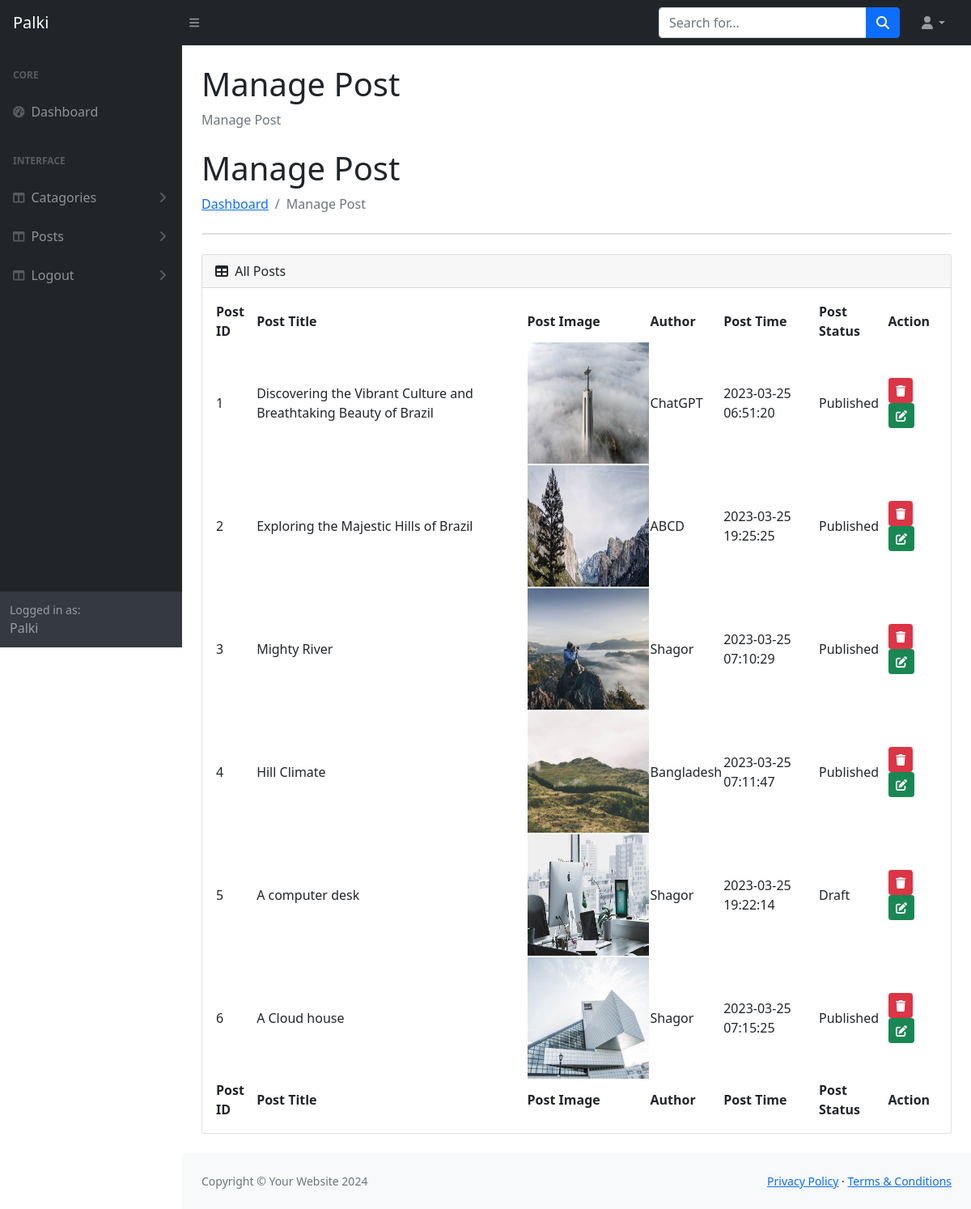
The app's page /office/managepost.php (signed in) with its own data.
### tables this page shows
CREATE TABLE `tbl_post` (
  `post_id` int(11) NOT NULL,
  `post_title` varchar(255) DEFAULT NULL,
  `post_content` longtext DEFAULT NULL,
  `post_img` varchar(255) DEFAULT NULL,
  `post_user` varchar(255) DEFAULT NULL,
  `post_date` timestamp NOT NULL DEFAULT current_timestamp(),
  `post_summary` text DEFAULT NULL,
  `post_status` int(2) DEFAULT NULL
);

### office/managepost.php (called while the page is built)
<?php
$view="manage_post";
include_once("master_temp.php");
?>

### office/class/Connection.php (called while the page is built, shortened)
<?php
class Connection{
    public function __construct(){
       $this->conn = new Mysqli("localhost","root","","palki");
    }
}
?>

### office/class/Post.php (called while the page is built, shortened)
<?php
include_once("Connection.php");
class Post extends Connection{
    public function display_post(){
        $sql="SELECT * FROM `tbl_post`;";
        return $this->conn->query($sql);
    }
}
?>

### office/views/manage_post_page.php (the view, shortened to what this page needs)
<?php
$titlepage="Manage Post";
include_once ("class/Post.php");
$shagor=new Post();
?>
<h1 class="mt-4"><?php echo $titlepage;?></h1>
<ol class="breadcrumb mb-4">
    <li class="breadcrumb-item active"><?php echo $titlepage;?></li>
</ol>
<h1 class="mt-4"><?php echo $titlepage;?></h1>
<ol class="breadcrumb mb-4">
<li class="breadcrumb-item"><a href="dashboard.php">Dashboard</a></li>
    <li class="breadcrumb-item active"><?php echo $titlepage;?></li>
</ol>
<div class="card mb-4">
</div>
<div class="card mb-4">
    <div class="card-header">
        <i class="fas fa-table me-1"></i>
       All Posts
    </div>
    <div class="card-body">
        <table id="datatablesSimple">
            <thead>
                <tr>
                    <th>Post ID</th>
                    <th>Post Title</th>
                    <th>Post Image</th>
                    <th>Author</th>
                    <th>Post Time</th>
                    <th>Post Status</th>
                    <th collspan="2">Action</th>
                </tr>
            </thead>
            <tfoot>
            <tr>
                    <th>Post ID</th>
                    <th>Post Title</th>
                    <th>Post Image</th>
                    <th>Author</th>
                    <th>Post Time</th>
                    <th>Post Status</th>
                    <th collspan="2">Action</th>
                </tr>
            </tfoot>
            <tbody>
            <?php
            $data=$shagor->display_post();
            if(mysqli_num_rows($data)>0){
                $i=1;
                    foreach($data as $postItem){
                        ?>
                        <tr>
                            <td><?php echo $i++;?></td>
                            <td><?php echo $postItem['post_title'];?></td>
                            <td><img src="../Upload/<?php echo $postItem['post_img'];?>" width="150px" height="150px"></td>
                            <td><?php echo $postItem['post_user'];?></td>
                            <td><?php echo $postItem['post_date'];?></td>
                            <td><?php
                            if($postItem['post_status']=="1"){
                                echo "Published";
                            }
                            else{
                                echo "Draft";
                            }
                            ?></td>
                            <td>
                                <a href="?id=<?php echo $postItem['post_id'] ?>" class="btn btn-sm btn-danger"><i class="fa-solid fa-trash"></i></a>
                                <a href="updatepost.php?cid=<?php echo $postItem['post_id'] ?>" class="btn btn-sm btn-success"><i class="fa-solid fa-pen-to-square"></i></a>
                            </td>
                        </tr>
                        <?php
                    }
            }
            ?>
            </tbody>
        </table>
    </div>
</div>

### office/include/header.php (shortened to what this page needs)
<!DOCTYPE html>
<html lang="en">
<head>
    <link href="https://cdn.jsdelivr.net/npm/simple-datatables@latest/dist/style.css" rel="stylesheet" />
    <link href="css/styles.css" rel="stylesheet" />
</head>
<body class="sb-nav-fixed">

### office/include/navtop.php (shortened to what this page needs)
<nav class="sb-topnav navbar navbar-expand navbar-dark bg-dark">
        <a class="navbar-brand ps-3" href="index.html">Palki</a>
        <button class="btn btn-link btn-sm order-1 order-lg-0 me-4 me-lg-0" id="sidebarToggle" href="#!"><i
                class="fas fa-bars"></i></button>
        <form class="d-none d-md-inline-block form-inline ms-auto me-0 me-md-3 my-2 my-md-0">
            <div class="input-group">
                <input class="form-control" type="text" placeholder="Search for..." aria-label="Search for..."
                    aria-describedby="btnNavbarSearch" />
                <button class="btn btn-primary" id="btnNavbarSearch" type="button"><i
                        class="fas fa-search"></i></button>
            </div>
        </form>
        <ul class="navbar-nav ms-auto ms-md-0 me-3 me-lg-4">
            <li class="nav-item dropdown">
                <a class="nav-link dropdown-toggle" id="navbarDropdown" href="#" role="button" data-bs-toggle="dropdown"
                    aria-expanded="false"><i class="fas fa-user fa-fw"></i></a>
            </li>
        </ul>
    </nav>

### office/master_temp.php (shortened to what this page needs)
<?php
include_once("include/header.php");
?>
<?php
include_once("include/navtop.php");
?>
    <div id="layoutSidenav">
        <?php
            include_once("include/sidenav.php");
        ?>
        <div id="layoutSidenav_content">
            <main>
                <div class="container-fluid px-4">
                    <?php
                    if($view){
                       if($view=="add_Catagory"){
                        require("views/add_cat_page.php");
                       }
                       elseif($view=="manage_Catagory"){
                        require("views/manage_cat_page.php");
                       }
                       elseif($view=="dashboard"){
                        require("views/dash_page.php");
                       }
                       elseif ($view=="add_post") {
                        require("views/app_post_page.php");
                       }
                       elseif ($view=="manage_post") {
                        require("views/manage_post_page.php");
                       }
                    }
                    ?>
                </div>
            </main>
           <?php
            include_once("include/footer.php");
        ?>
        </div>
    </div>
</body>
</html>

### office/include/sidenav.php (shortened to what this page needs)
<div id="layoutSidenav_nav">
            <nav class="sb-sidenav accordion sb-sidenav-dark" id="sidenavAccordion">
                <div class="sb-sidenav-menu">
                    <div class="nav">
                        <div class="sb-sidenav-menu-heading">Core</div>
                        <a class="nav-link" href="dashboard.php">
                            <div class="sb-nav-link-icon"><i class="fas fa-tachometer-alt"></i></div>
                            Dashboard
                        </a>
                        <div class="sb-sidenav-menu-heading">Interface</div>
                        <a class="nav-link collapsed" href="#" data-bs-toggle="collapse"
                            data-bs-target="#collapseLayouts" aria-expanded="false" aria-controls="collapseLayouts">
                            <div class="sb-nav-link-icon"><i class="fas fa-columns"></i></div>
                            Catagories
                            <div class="sb-sidenav-collapse-arrow"><i class="fas fa-angle-down"></i></div>
                        </a>
                        <a class="nav-link collapsed" href="#" data-bs-toggle="collapse"
                            data-bs-target="#posts" aria-expanded="false" aria-controls="collapseLayouts">
                            <div class="sb-nav-link-icon"><i class="fas fa-columns"></i></div>
                            Posts
                            <div class="sb-sidenav-collapse-arrow"><i class="fas fa-angle-down"></i></div>
                        </a>
                        <a class="nav-link collapsed" href="?admin_logout=logout" >
                            <div class="sb-nav-link-icon"><i class="fas fa-columns"></i></div>
                            Logout
                            <div class="sb-sidenav-collapse-arrow"><i class="fas fa-angle-down"></i></div>
                        </a>
                    </div>
                </div>
                <div class="sb-sidenav-footer">
                    <div class="small">Logged in as:</div>
                    Palki
                </div>
            </nav>
        </div>

### office/include/footer.php
<footer class="py-4 bg-light mt-auto">
                <div class="container-fluid px-4">
                    <div class="d-flex align-items-center justify-content-between small">
                        <div class="text-muted">Copyright &copy; Your Website <?php echo date("Y");?></div>
                        <div>
                            <a href="#">Privacy Policy</a>
                            &middot;
                            <a href="#">Terms &amp; Conditions</a>
                        </div>
                    </div>
                </div>
            </footer>

### records on screen
tbl_post: post_title "Discovering the Vibrant Culture and Breathtaking Beauty of Brazil", post_img (picture), post_user "ChatGPT", post_date "2023-03-25 06:51:20", post_status "Published"
tbl_post: post_title "Exploring the Majestic Hills of Brazil", post_img (picture), post_user "ABCD", post_date "2023-03-25 19:25:25", post_status "Published"
tbl_post: post_title "Mighty River", post_img (picture), post_user "Shagor", post_date "2023-03-25 07:10:29", post_status "Published"
tbl_post: post_title "Hill Climate", post_img (picture), post_user "Bangladesh", post_date "2023-03-25 07:11:47", post_status "Published"
tbl_post: post_title "A computer desk", post_img (picture), post_user "Shagor", post_date "2023-03-25 19:22:14", post_status "Draft"
tbl_post: post_title "A Cloud house", post_img (picture), post_user "Shagor", post_date "2023-03-25 07:15:25", post_status "Published"

### other values on screen
$titlepage "Manage Post"
